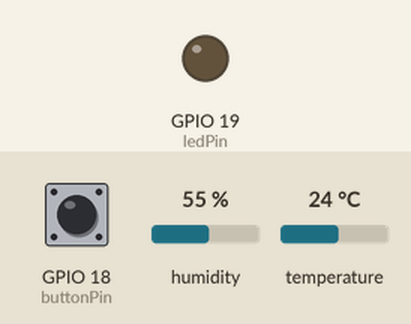
Simulated run of this sketch. Board: ESP32. Parts: output pins drawn as LEDs (lit = HIGH). Inputs (shaded band) come from the test bench; at power-on: GPIO 18 (buttonPin) LOW, humidity 55 %, temperature 24 °C. WiFi joins after 1.5 s; servers stay silent unless stated; what the sketch prints to the serial monitor is not drawn.

Above: at 3.0 s.
3.1 s: GPIO 18 (buttonPin) pulled HIGH for 0.6 s
At 3.7 s:
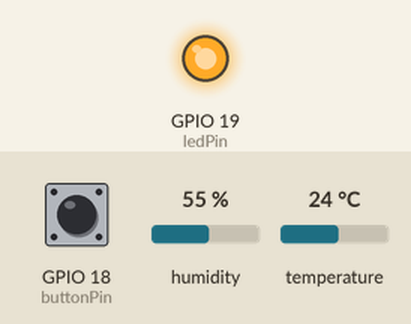
5.3 s: GPIO 18 (buttonPin) pulled HIGH for 3.2 s
At 9.8 s:
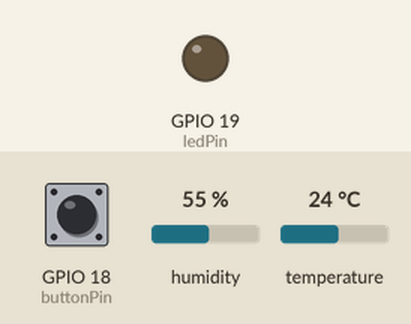
Timing chart, 0 to 11.3 s (numbered marks = the images above; inputs shaded):
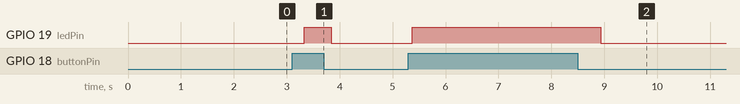

The sketch:

SOS_Button.ino
```cpp
///--DHT 11-///
//DHT GPIO 7

#include "DHT.h"
#define DHTPIN 7
#define DHTTYPE DHT11
DHT dht(DHTPIN, DHTTYPE);

///


#define BLYNK_TEMPLATE_ID "TMPLv7qrcXqD"
#define BLYNK_TEMPLATE_NAME "Sensors"
#define BLYNK_AUTH_TOKEN "xDsdqmdmnQhtB8DFL8ohYW2_ieiMj36G"

#define BLYNK_PRINT Serial


#include <WiFi.h>
#include <WiFiClient.h>
#include <BlynkSimpleEsp32.h>

char auth[] = BLYNK_AUTH_TOKEN;

// Your WiFi credentials.
// Set password to "" for open networks.
char ssid[] = "Cicada";
char pass[] = "6dnpnanv";

// constants won't change. They're used here to set pin numbers:
const int buttonPin = 18;  // the number of the pushbutton pin
const int ledPin = 19;    // the number of the LED pin

// variables will change:
int buttonState = 0;  // variable for reading the pushbutton status

void setup() {
  // initialize the LED pin as an output:
  Serial.begin(115200);
  //pass auth token, network ssid, pwd to blynk.
  Blynk.begin(auth, ssid, pass);

  pinMode(ledPin, OUTPUT);
  // initialize the pushbutton pin as an input:
  pinMode(buttonPin, INPUT);

  //DHT
  dht.begin();
}

void loop() {

  Blynk.run();
  Blynk.virtualWrite(V2,"ONLINE");

  // read the state of the pushbutton value:
  buttonState = digitalRead(buttonPin);

  // check if the pushbutton is pressed. If it is, the buttonState is HIGH:
  if (buttonState == HIGH) {
    // turn LED on:
    digitalWrite(ledPin, HIGH);
    Blynk.virtualWrite(V1,"SOS TRIGGERED");
    Blynk.virtualWrite(V0,HIGH);


  }
  else {
    // turn LED off:
    digitalWrite(ledPin, LOW);
    Blynk.virtualWrite(V1,"SOS CLEARED");
    Blynk.virtualWrite(V0,LOW);
  }
  delay(500);
  //DHT READING

    //DHT Reading
    float h = dht.readHumidity();
     // Read temperature as Celsius (the default)
    float t = dht.readTemperature();


   // Compute heat index in Celsius (isFahreheit = false)
  float hic = dht.computeHeatIndex(t, h, false);
  Serial.print(F("Humidity: "));
  Serial.print(h);
  Blynk.virtualWrite(V3,h);

  Serial.print(F("%  Temperature: "));
  Serial.print(t);
  Serial.print(F("°C "));
  Blynk.virtualWrite(V2,t);

  Blynk.virtualWrite(V4,hic);


  Serial.print(hic);
  Serial.print(F("°C "));


}
```

Measured:
- after the input at 3.1 s, GPIO 19 (ledPin): LOW → HIGH after 0.23 s, → LOW 0.50 s later
- after the input at 5.3 s, GPIO 19 (ledPin): LOW → HIGH after 0.07 s, → LOW 3.6 s later
